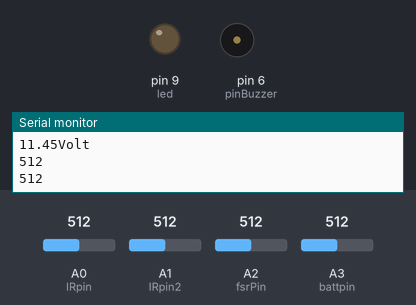
A sketch run on a simulated Arduino Uno, built with avr-gcc and run on an emulated ATmega328P. Parts: output pins drawn as LEDs (lit = HIGH), buzzer (waves = sounding), the last lines printed to the serial monitor. Inputs (shaded band) come from the test bench; at power-on: A2 (fsrPin) = 512, A3 (battpin) = 512, A0 (IRpin) = 512, A1 (IRpin2) = 512.

Above: at 1.5 s.
1.6 s: A2 (fsrPin) set to 162
3.1 s: A2 (fsrPin) set to 133
At 3.9 s:
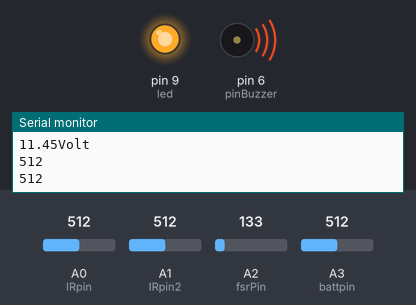
5.5 s: A3 (battpin) set to 279
8.5 s: A3 (battpin) set to 249
At 9.5 s:
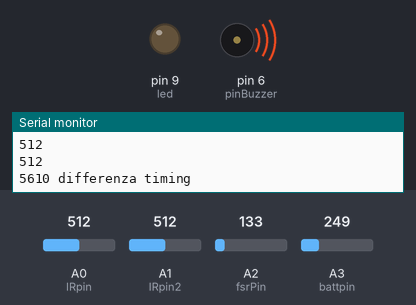
Timing chart, 0 to 11.1 s (numbered marks = the images above; inputs shaded):
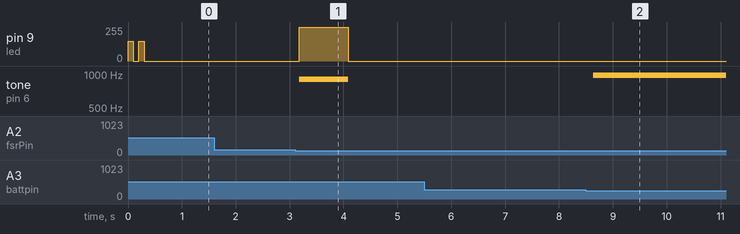

The sketch:

Mainprogram.ino
```cpp
int pinBuzzer = 6; // pin del buzzer
int Nota = 900; // nota che suono
int notalow= 800;
unsigned long timeSample; // qui memorizzo l'istante in cui uno alza il culo dalla sedia
unsigned long timeDiff;
unsigned long beepDuration = 1000; // durata del beep [ms]
boolean sysStart = false; // finche' non mi siedo la prima volta, il sistema non parte
int led = 9;
int fsrPin = A2;// the FSR and 10K pulldown are connected to a2
int battpin = A3;
int fsrReading;
int IRpin = A0;
int IRpin2 = A1;
int distanza;
int distanza2;

void setup() {

Serial.begin(9600);
pinMode(pinBuzzer, OUTPUT);
pinMode(led, OUTPUT);
pinMode(IRpin, INPUT);
analogWrite(led,150);
delay(100);
analogWrite(led,0);
delay(100);
analogWrite(led,150);
delay(100);
analogWrite(led,0);

}

void loop() {

fsrReading = analogRead(fsrPin);
distanza = analogRead(IRpin);
distanza2 = analogRead(IRpin2);
int voltage = analogRead(battpin);

if (fsrReading < 150) {
  // culo alzato
  // se e' ho appena acceso la baracca, sysStart e' false e non entro qui dentro
  // se mi sono gia' seduto, sysStart e' true e non conta piu'. quindi se ho il
  // culo alzato AND questo istante - quello in cui l'ho alzato e' meno di beepDuration
  // allora suono la nota, altrimenti non entro dentro e saluti
  timeDiff = millis()-timeSample;
  Serial.print(timeDiff);Serial.println(" differenza timing"); // for debug only
  if (timeDiff<beepDuration && sysStart) {
     if (distanza>200 || distanza2>200) {
    tone(pinBuzzer,Nota);
    digitalWrite(led, HIGH);
  }}
  else {
    noTone(6);
     digitalWrite(led, LOW);
  }
 }
 else {
   // culo seduto
   sysStart = true; // la prima volta che mi siedo entro qui e lo metto true
   noTone(6);
   analogWrite(led, LOW);


   timeSample = millis(); //ad ogni loop in cui sono seduto memorizzo l'ora
 }

while ((voltage/44.73) < 5.9) {

analogWrite(pinBuzzer, 10);      // Almost any value can be used except 0 and 255
                           // experiment to get the best tone
delay(500);          // wait for a delayms ms
analogWrite(pinBuzzer, 0);       // 0 turns it off
delay(2000);
 }


  //Serial.print(fsrReading);Serial.println(" pressione");
  //Serial.println(distanza);
  Serial.print(voltage/44.73);Serial.println("Volt");
  Serial.println(distanza);
  Serial.println(distanza);


 delay(150);
}
```

Measured:
- the behaviour switches between 150 and 149 on A2 (fsrPin) (found by bisection; images 0 and 1)
- the behaviour switches between 264 and 263 on A3 (battpin) (found by bisection; images 1 and 2)
- after the input at 3.1 s, pin 9 (led): 0/255 → 255/255 after 0.08 s, → 0/255 0.91 s later; tone on pin 6 (pinBuzzer): silent → 900 Hz after 0.08 s, → silent 0.91 s later
- after the input at 8.5 s, tone on pin 6 (pinBuzzer): silent → 977 Hz after 0.13 s
